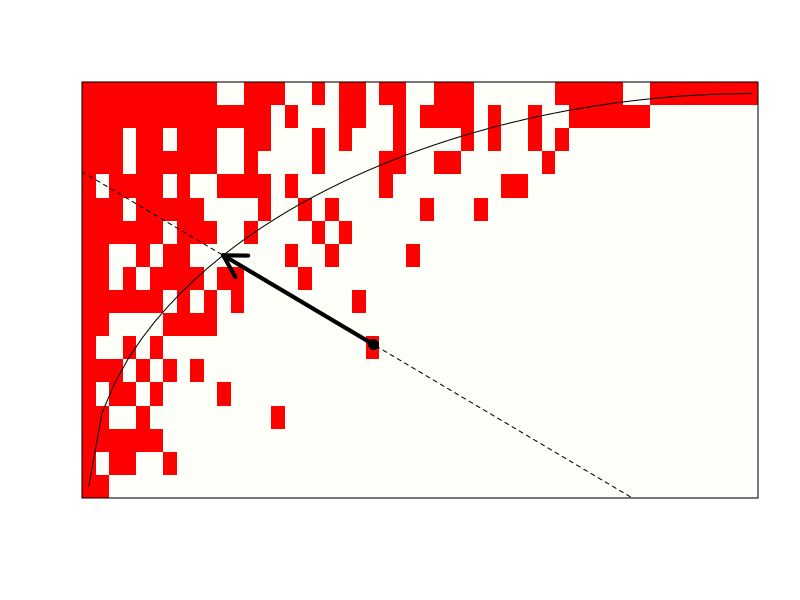
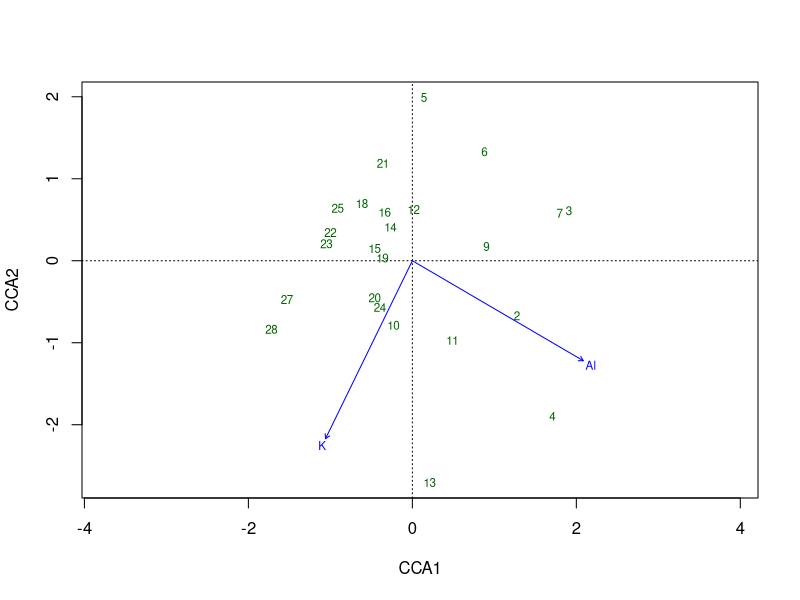
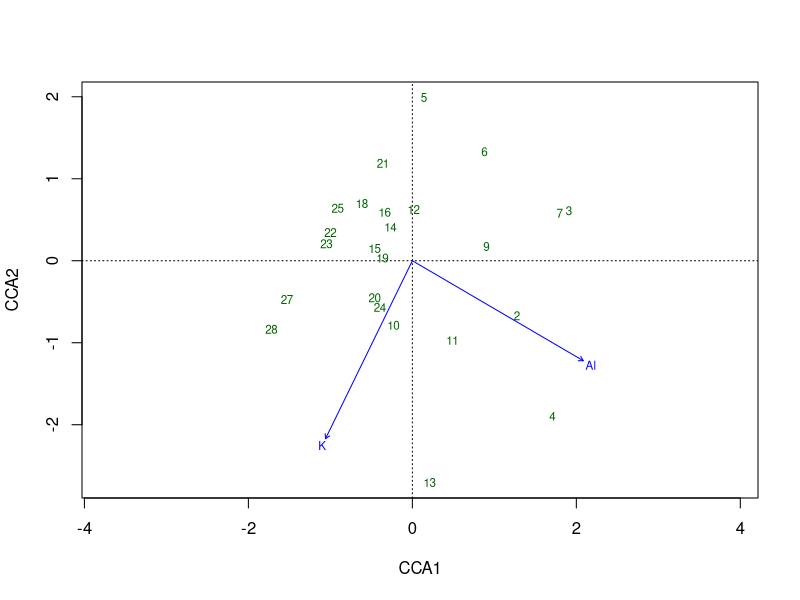
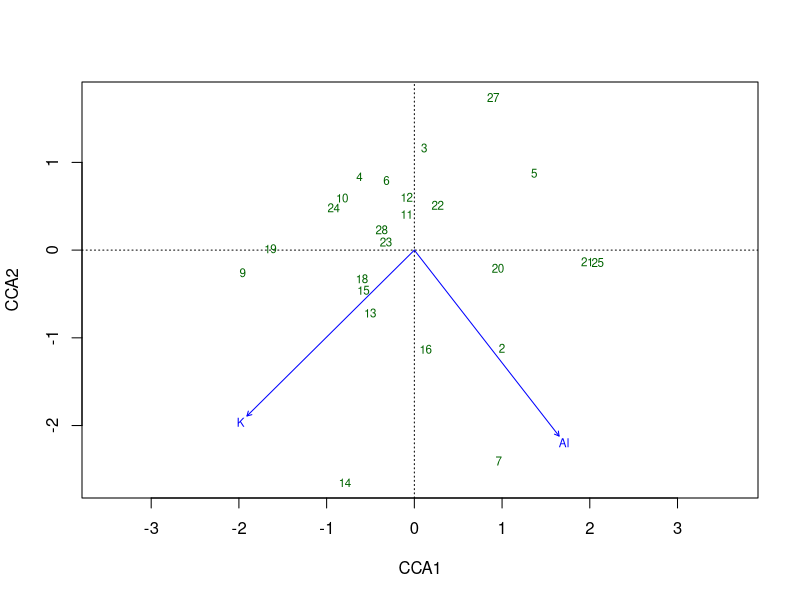
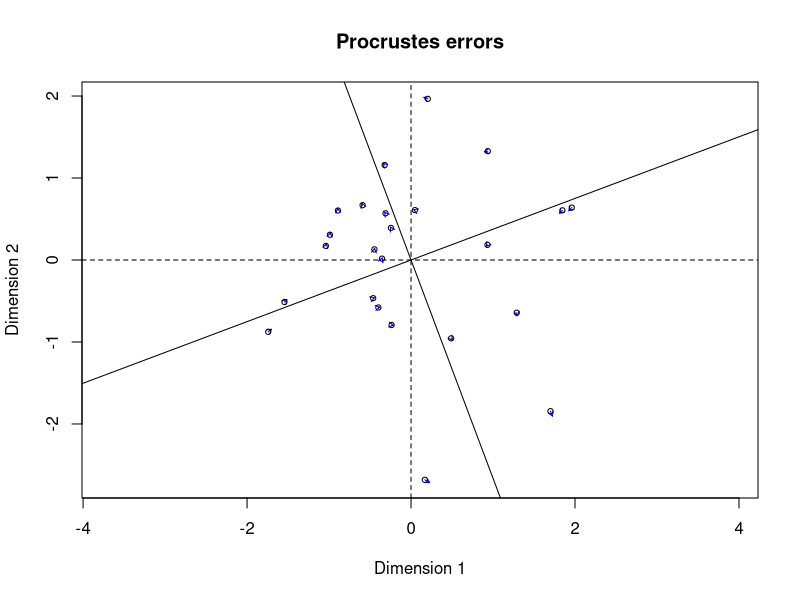
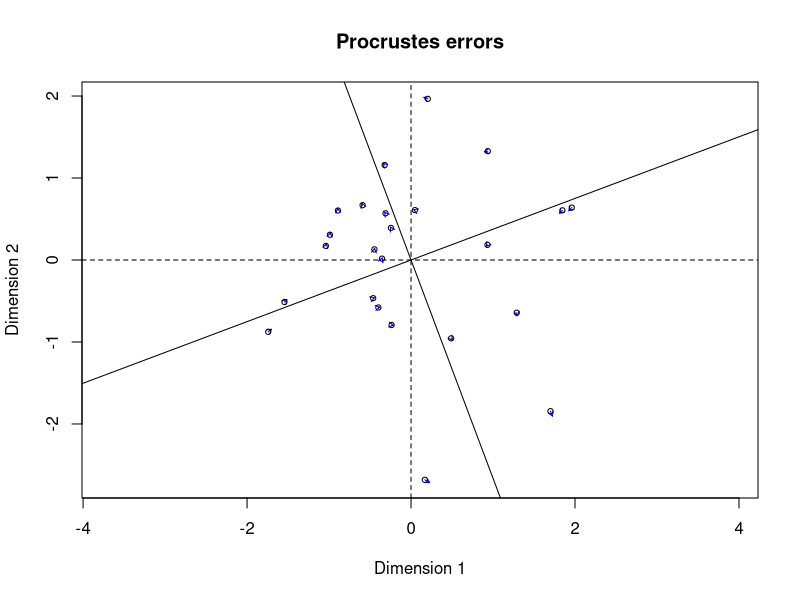
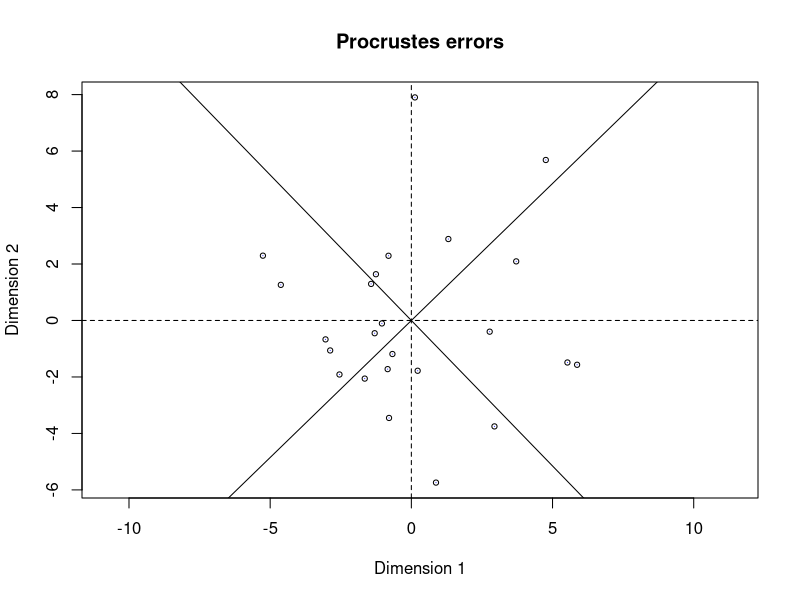
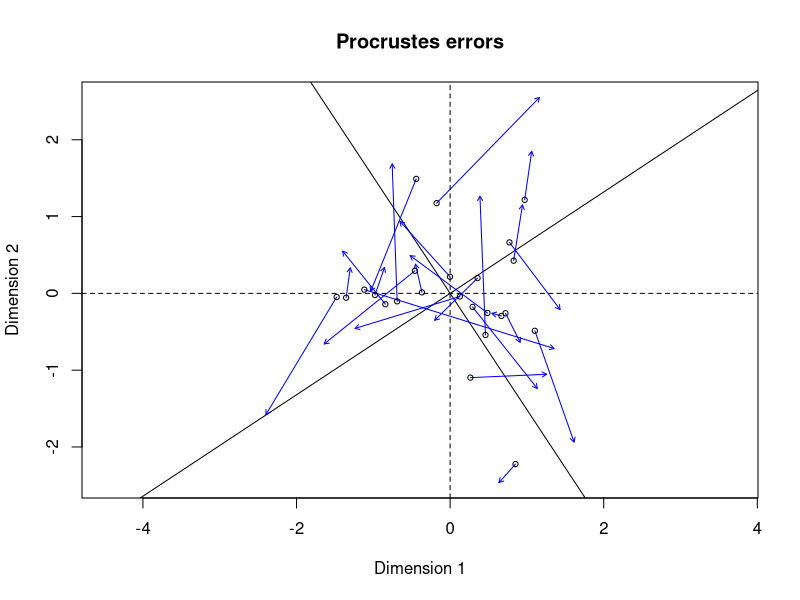

Here is the R script that generated these plots, in order:
### R code from vignette source 'decision-vegan.Rnw'

###################################################
### code chunk number 1: decision-vegan.Rnw:34-38
###################################################
figset <- function() par(mar=c(4,4,1,1)+.1)
options(SweaveHooks = list(fig = figset))
options("prompt" = "R> ", "continue" = "+  ")
require(vegan)


###################################################
### code chunk number 2: decision-vegan.Rnw:56-67
###################################################
data(sipoo)
mod <- nestedtemp(sipoo)
plot(mod, "i")
x <- mod$c["Falcsubb"]
y <- 1 - mod$r["Svartholm"]
points(x,y, pch=16, cex=1.5)
abline(x+y, -1, lty=2)
f <- function(x, p) (1-(1-x)^p)^(1/p)
cross <- function(x, a, p) f(x,p) - a + x
r <- uniroot(cross, c(0,1), a = x+y, p = mod$p)$root
arrows(x,y, r, f(r, mod$p), lwd=4)


###################################################
### code chunk number 3: decision-vegan.Rnw:413-417
###################################################
library(vegan)
data(varespec)
data(varechem)
orig <- cca(varespec ~ Al + K, varechem)


###################################################
### code chunk number 4: a
###################################################
plot(orig, dis=c("lc","bp"))


###################################################
### code chunk number 5: decision-vegan.Rnw:426-427
###################################################
plot(orig, dis=c("lc","bp"))


###################################################
### code chunk number 6: decision-vegan.Rnw:436-438
###################################################
i <- sample(nrow(varespec))
shuff <- cca(varespec[i,] ~ Al + K, varechem)


###################################################
### code chunk number 7: decision-vegan.Rnw:441-442
###################################################
plot(shuff, dis=c("lc","bp"))


###################################################
### code chunk number 8: a
###################################################
plot(procrustes(scores(orig, dis="lc"), scores(shuff, dis="lc")))


###################################################
### code chunk number 9: decision-vegan.Rnw:454-455
###################################################
plot(procrustes(scores(orig, dis="lc"), scores(shuff, dis="lc")))


###################################################
### code chunk number 10: decision-vegan.Rnw:463-466
###################################################
tmp1 <- rda(varespec ~ Al + K, varechem)
i <- sample(nrow(varespec)) # Different shuffling
tmp2 <- rda(varespec[i,] ~ Al + K, varechem)


###################################################
### code chunk number 11: decision-vegan.Rnw:469-470
###################################################
plot(procrustes(scores(tmp1, dis="lc"), scores(tmp2, dis="lc")))


###################################################
### code chunk number 12: decision-vegan.Rnw:489-491
###################################################
orig
shuff


###################################################
### code chunk number 13: decision-vegan.Rnw:496-497
###################################################
plot(procrustes(orig, shuff))


###################################################
### code chunk number 14: decision-vegan.Rnw:510-514
###################################################
tmp1 <- rda(varespec ~ ., varechem)
tmp2 <- rda(varespec[i,] ~ ., varechem)
proc <- procrustes(scores(tmp1, dis="lc", choi=1:14), scores(tmp2, dis="lc", choi=1:14))
max(residuals(proc))


###################################################
### code chunk number 15: decision-vegan.Rnw:526-530
###################################################
data(dune)
data(dune.env)
summary(dune.env)
orig <- cca(dune ~ Moisture, dune.env)


###################################################
### code chunk number 16: decision-vegan.Rnw:535-536
###################################################
plot(orig, dis="lc")


###################################################
### code chunk number 17: a
###################################################
plot(orig, display="wa", type="points")
ordispider(orig, col="red")
text(orig, dis="cn", col="blue")


###################################################
### code chunk number 18: decision-vegan.Rnw:560-561
###################################################
plot(orig, display="wa", type="points")
ordispider(orig, col="red")
text(orig, dis="cn", col="blue")


